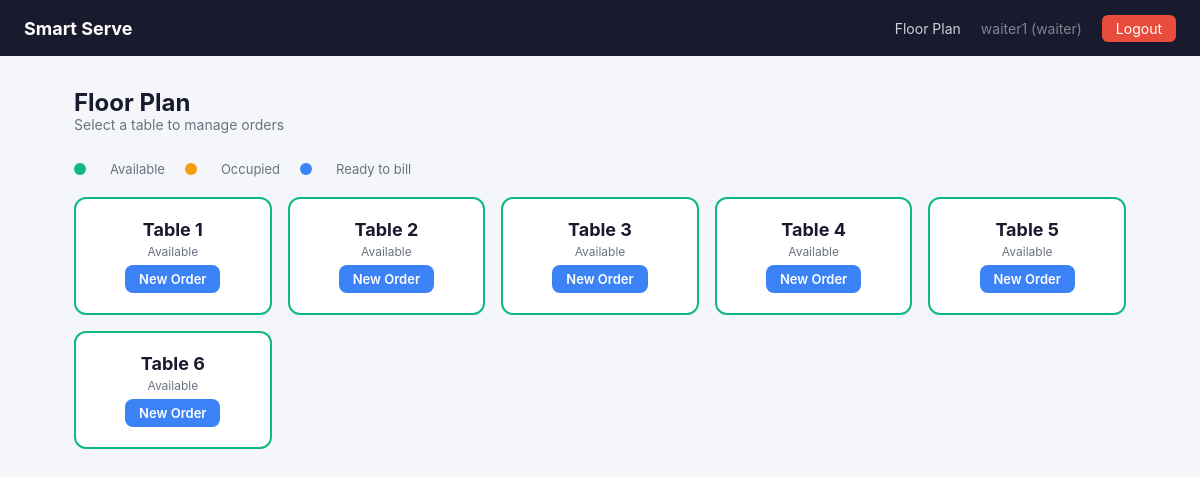
The page /floor (signed in) on the database its author committed.
### tables this page shows
CREATE TABLE tables (
                id INTEGER PRIMARY KEY,
                status TEXT NOT NULL DEFAULT 'available',
                note TEXT DEFAULT ''
            );

### app.py (the view)
@app.route("/floor")
@login_required
def floor_plan():
    with get_db() as db:
        tables = db.execute("SELECT * FROM tables ORDER BY id").fetchall()
        active_orders = db.execute(
            "SELECT table_id, created_at, sent_at, status FROM orders "
            "WHERE status IN ('pending','sent','preparing','ready')"
        ).fetchall()
    timers = {}
    for o in active_orders:
        if o["status"] in ("sent", "preparing") and o["sent_at"]:
            sent = datetime.datetime.strptime(o["sent_at"], "%Y-%m-%d %H:%M:%S")
            elapsed = int((datetime.datetime.now() - sent).total_seconds() / 60)
            timers[o["table_id"]] = elapsed
    return render_template("floor.html", tables=tables, timers=timers, user=session["user"])

### app.py (called while the page is built)
def get_db():
    conn = sqlite3.connect(DB)
    conn.row_factory = sqlite3.Row
    return conn

def login_required(f):
    from functools import wraps
    @wraps(f)
    def decorated(*args, **kwargs):
        if "user" not in session:
            return redirect(url_for("login"))
        return f(*args, **kwargs)
    return decorated

### templates/floor.html (shortened to what this page needs)
{% extends "base.html" %}
{% block content %}
<div class="page-header">
  <h2>Floor Plan</h2>
  <p>Select a table to manage orders</p>
</div>
<div class="legend">
  <span class="dot available"></span> Available
  <span class="dot occupied"></span> Occupied
  <span class="dot ready"></span> Ready to bill
</div>
<div class="floor-grid">
  {% for table in tables %}
  {% set elapsed = timers.get(table.id) %}
  <div class="table-card {{ table.status }} {% if elapsed and elapsed >= 15 %}overdue{% endif %}">
    <div class="table-num">Table {{ table.id }}</div>
    <div class="table-status">{{ table.status | capitalize }}</div>
    <div class="table-actions">
      {% if table.status == 'available' %}
        <a href="{{ url_for('manage_order', tid=table.id) }}" class="btn-primary small">New Order</a>
      {% elif table.status == 'occupied' %}
        <a href="{{ url_for('manage_order', tid=table.id) }}" class="btn-warning small">View Order</a>
      {% elif table.status == 'ready' %}
        <a href="{{ url_for('bill', tid=table.id) }}" class="btn-success small">Bill</a>
      {% endif %}
    </div>
  </div>
  {% endfor %}
</div>
{% endblock %}

### templates/base.html (shortened to what this page needs)
<!doctype html>
<html lang="en">
  <head>
    <link
      rel="stylesheet"
      href="{{ url_for('static', filename='css/style.css') }}"
    />
  </head>
  <body>
    {% if session.user %}
    <nav>
      <div class="nav-brand">Smart Serve</div>
      <div class="nav-links">
        {% if session.role == 'waiter' %}
        <a href="{{ url_for('floor_plan') }}">Floor Plan</a>
        {% elif session.role == 'chef' %}
        <a href="{{ url_for('chef_view') }}">Kitchen</a>
        {% elif session.role == 'manager' %}
        <a href="{{ url_for('manager_dashboard') }}">Dashboard</a>
        <a href="{{ url_for('manager_orders') }}">Orders</a>
        <a href="{{ url_for('manager_menu') }}">Menu</a>
        <a href="{{ url_for('manager_staff') }}">Staff</a>
        {% endif %}
        <span class="nav-user">{{ session.user }} ({{ session.role }})</span>
        <a href="{{ url_for('logout') }}" class="btn-logout">Logout</a>
      </div>
    </nav>
    {% endif %}
    <main>{% block content %}{% endblock %}</main>
  </body>
</html>

### static/css/style.css (style rules this page uses)
*, *::before, *::after { box-sizing: border-box; margin: 0; padding: 0; }
body { font-family: -apple-system, BlinkMacSystemFont, "Segoe UI", sans-serif; background: #f4f6f9; color: #1a1a2e; min-height: 100vh; }
nav { background: #1a1a2e; color: #fff; display: flex; align-items: center; justify-content: space-between; padding: 0 24px; height: 56px; position: sticky; top: 0; z-index: 100; }
.nav-brand { font-size: 18px; font-weight: 700; }
.nav-links { display: flex; align-items: center; gap: 20px; font-size: 14px; }
.nav-links a { color: #c9d1d9; text-decoration: none; }
.nav-user { color: #7d8590; }
.btn-logout { background: #e74c3c; color: #fff !important; padding: 5px 14px; border-radius: 6px; }
main { max-width: 1100px; margin: 0 auto; padding: 32px 24px; }
.btn-primary, .btn-warning, .btn-success, .btn-danger, .btn-back { display: inline-block; padding: 9px 20px; border-radius: 8px; font-size: 14px; font-weight: 600; border: none; cursor: pointer; text-decoration: none; transition: opacity .15s; }
.btn-primary { background: #3b82f6; color: #fff; }
.btn-primary.small, .btn-warning.small, .btn-success.small, .btn-danger.small, .btn-back.small { padding: 6px 14px; font-size: 13px; }
.page-header { margin-bottom: 28px; display: flex; align-items: center; gap: 16px; flex-wrap: wrap; }
.page-header h2 { font-size: 24px; font-weight: 700; flex: 1; }
.page-header p { color: #6b7280; font-size: 14px; width: 100%; margin-top: -18px; }
.legend { display: flex; gap: 20px; margin-bottom: 20px; font-size: 13px; color: #6b7280; align-items: center; }
.dot { width: 12px; height: 12px; border-radius: 50%; display: inline-block; margin-right: 4px; }
.dot.available { background: #10b981; }
.dot.occupied { background: #f59e0b; }
.dot.ready { background: #3b82f6; }
.floor-grid { display: grid; grid-template-columns: repeat(auto-fill, minmax(165px, 1fr)); gap: 16px; }
.table-card { background: #fff; border-radius: 12px; padding: 20px 16px; text-align: center; border: 2px solid #e5e7eb; transition: transform .15s, box-shadow .15s; }
.table-card.available { border-color: #10b981; }
.table-num { font-size: 18px; font-weight: 700; margin-bottom: 4px; }
.table-status { font-size: 12px; color: #6b7280; margin-bottom: 6px; text-transform: capitalize; }
.table-actions { display: flex; justify-content: center; }

### rows shown on the page
tables: id "1", status "Available"
tables: id "2", status "Available"
tables: id "3", status "Available"
tables: id "4", status "Available"
tables: id "5", status "Available"
tables: id "6", status "Available"

### other values the page prints
{{ session.user }} "waiter1"
{{ session.role }} "waiter"
